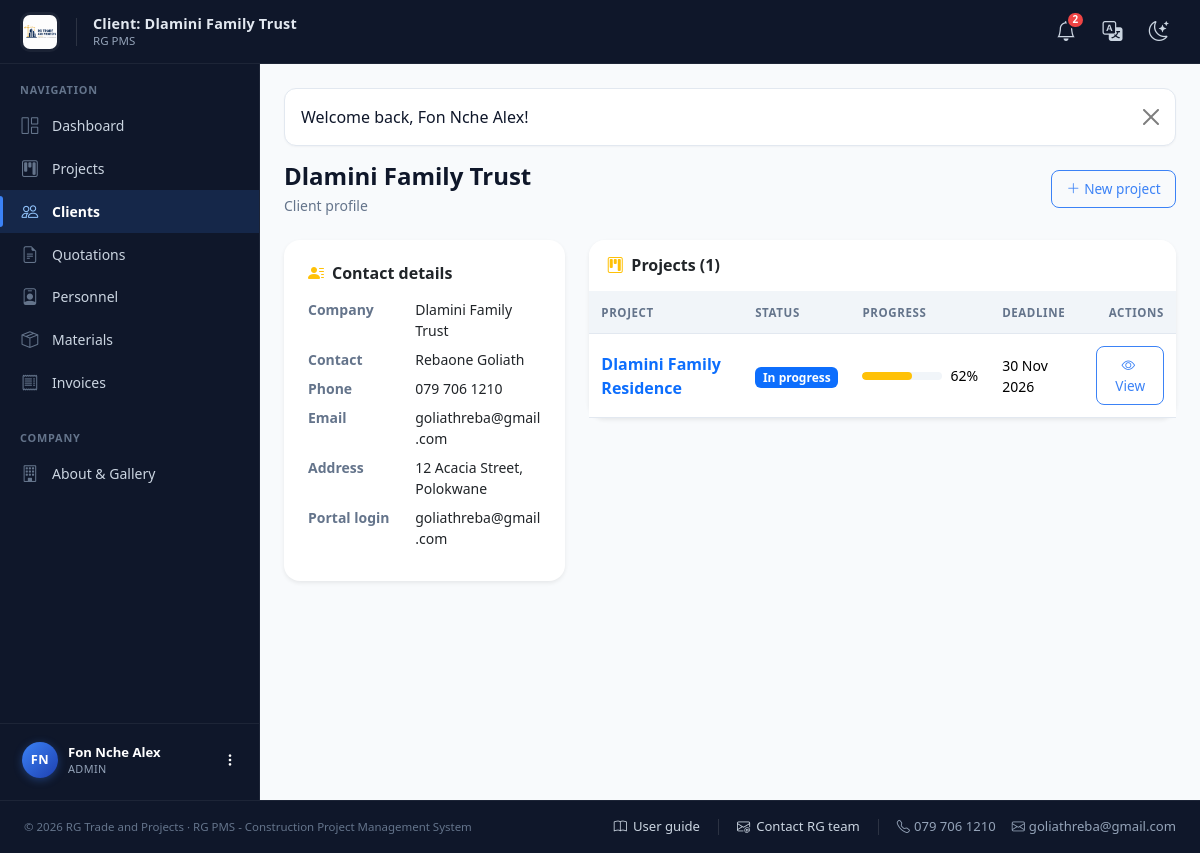
Page /admin/client_view.php?id=1 (signed in) on the committed database.
### tables this page shows
CREATE TABLE users (
  id            INT UNSIGNED NOT NULL AUTO_INCREMENT,
  role_id       TINYINT UNSIGNED NOT NULL,
  full_name     VARCHAR(120) NOT NULL,
  email         VARCHAR(160) NOT NULL UNIQUE,
  phone         VARCHAR(30)  NULL,
  password_hash VARCHAR(255) NOT NULL,
  is_active     TINYINT(1)   NOT NULL DEFAULT 1,
  created_at    DATETIME     NOT NULL DEFAULT CURRENT_TIMESTAMP,
  PRIMARY KEY (id),
  CONSTRAINT fk_users_role FOREIGN KEY (role_id) REFERENCES roles(id)
);

CREATE TABLE roles (
  id          TINYINT UNSIGNED NOT NULL AUTO_INCREMENT,
  name        VARCHAR(50)  NOT NULL UNIQUE,       
  description VARCHAR(255) NULL,
  PRIMARY KEY (id)
);

CREATE TABLE clients (
  id             INT UNSIGNED NOT NULL AUTO_INCREMENT,
  user_id        INT UNSIGNED NULL,                
  company_name   VARCHAR(160) NOT NULL,
  contact_person VARCHAR(120) NOT NULL,
  phone          VARCHAR(30)  NULL,
  email          VARCHAR(160) NULL,
  address        VARCHAR(255) NULL,
  created_at     DATETIME     NOT NULL DEFAULT CURRENT_TIMESTAMP,
  PRIMARY KEY (id),
  CONSTRAINT fk_clients_user FOREIGN KEY (user_id) REFERENCES users(id) ON DELETE SET NULL
);

CREATE TABLE projects (
  id                    INT UNSIGNED NOT NULL AUTO_INCREMENT,
  client_id             INT UNSIGNED NOT NULL,
  project_manager_id    INT UNSIGNED NULL,         
  name                  VARCHAR(160) NOT NULL,
  build_type            VARCHAR(120) NULL,         
  square_meters         DECIMAL(10,2) NULL,
  location              VARCHAR(255) NULL,
  start_date            DATE NULL,
  target_deadline       DATE NULL,
  actual_completion_date DATE NULL,
  status                ENUM('not_yet_commenced','in_progress','delayed','completed') NOT NULL DEFAULT 'not_yet_commenced',
  progress_percent      DECIMAL(5,2) NOT NULL DEFAULT 0,
  budget                DECIMAL(14,2) NOT NULL DEFAULT 0,
  description           TEXT NULL,
  created_at            DATETIME NOT NULL DEFAULT CURRENT_TIMESTAMP,
  PRIMARY KEY (id),
  CONSTRAINT fk_projects_client FOREIGN KEY (client_id) REFERENCES clients(id),
  CONSTRAINT fk_projects_pm FOREIGN KEY (project_manager_id) REFERENCES users(id) ON DELETE SET NULL
);

### admin/client_view.php (the view, shortened to what the rows shown need)
<?php
require_once __DIR__ . '/../includes/layout.php';
require_role('admin');
$id = (int)($_GET['id'] ?? 0);
$stmt = db()->prepare('SELECT c.*, u.email AS login_email FROM clients c LEFT JOIN users u ON u.id = c.user_id WHERE c.id = ?');
$stmt->execute([$id]);
$client = $stmt->fetch();
$projects = db()->prepare('SELECT * FROM projects WHERE client_id = ? ORDER BY created_at DESC');
$projects->execute([$id]);
$projectList = $projects->fetchAll();
page_header('Client: ' . $client['company_name'], 'clients');
page_heading(e($client['company_name']), 'Client profile',
    '<a class="btn btn-outline-brand btn-sm" href="' . BASE_URL . '/admin/project_new.php?client_id=' . $id . '"><i class="bi bi-plus-lg me-1"></i>New project</a>');
?>
<div class="row g-4">
  <div class="col-lg-4">
    <div class="card border-0 shadow-sm rounded-4 mb-4">
      <div class="card-body p-4">
        <dl class="row small mb-0">
          <dt class="col-sm-5 text-muted">Company</dt><dd class="col-sm-7"><?= e($client['company_name']) ?></dd>
          <dt class="col-sm-5 text-muted">Contact</dt><dd class="col-sm-7"><?= e($client['contact_person']) ?></dd>
          <dt class="col-sm-5 text-muted">Phone</dt><dd class="col-sm-7"><?= e($client['phone'] ?? '-') ?></dd>
          <dt class="col-sm-5 text-muted">Email</dt><dd class="col-sm-7"><?= e($client['email'] ?? '-') ?></dd>
          <dt class="col-sm-5 text-muted">Address</dt><dd class="col-sm-7"><?= e($client['address'] ?? '-') ?></dd>
          <dt class="col-sm-5 text-muted">Portal login</dt>
          <dd class="col-sm-7"><?= $client['login_email'] ? e($client['login_email']) : badge('No login', 'secondary') ?></dd>
        </dl>
      </div>
    </div>
  </div>
  <div class="col-lg-8">
    <div class="card border-0 shadow-sm rounded-4">
      <div class="table-responsive">
        <table class="table table-hover align-middle mb-0">
          <thead><tr><th>Project</th><th>Status</th><th>Progress</th><th>Deadline</th><th class="text-end">Actions</th></tr></thead>
          <tbody>
            <?php foreach ($projectList as $p): ?>
            <tr>
              <td><a class="text-decoration-none fw-semibold" href="<?= BASE_URL ?>/admin/project_view.php?id=<?= $p['id'] ?>"><?= e($p['name']) ?></a></td>
              <td><?= project_status_badge(effective_project_status($p)) ?></td>
              <td>
                <div class="d-flex align-items-center gap-2">
                  <div class="progress flex-grow-1" style="min-width:80px"><div class="progress-bar bg-warning" style="width:<?= (float)$p['progress_percent'] ?>%"></div></div>
                  <span class="small"><?= (float)$p['progress_percent'] ?>%</span>
                </div>
              </td>
              <td class="small"><?= nice_date($p['target_deadline']) ?></td>
              <td class="text-end"><a class="btn btn-sm btn-outline-brand" href="<?= BASE_URL ?>/admin/project_view.php?id=<?= $p['id'] ?>"><i class="bi bi-eye me-1"></i>View</a></td>
            </tr>
            <?php endforeach; ?>
          </tbody>
        </table>
      </div>
    </div>
  </div>
</div>
<?php page_footer(); ?>

### includes/layout.php (shortened to what the rows shown need)
<?php
require_once __DIR__ . '/functions.php';
require_once __DIR__ . '/auth.php';
function page_header(string $title, string $active = ''): void {
    $user    = current_user();
    $role    = $user['role_name'] ?? null;
    $unread  = $user ? unread_notification_count((int)$user['id']) : 0;
    $flash   = flash_get();
    $base    = BASE_URL;
    $initials = '';
    if ($user) {
        foreach (preg_split('/\s+/', trim($user['full_name'])) as $part) {
            if ($part !== '') $initials .= strtoupper($part[0]);
        }
        $initials = substr($initials, 0, 2);
    }
    ?>
<!DOCTYPE html>
<html lang="en">
<head>
<link rel="stylesheet" href="<?= $base ?>/assets/vendor/bootstrap.min.css">
<link rel="stylesheet" href="<?= $base ?>/assets/vendor/bootstrap-icons.css">
<link rel="stylesheet" href="<?= $base ?>/assets/css/style.css?v=<?= @filemtime(__DIR__ . '/../assets/css/style.css') ?>">
</head>
<body>
<?php if ($user): ?>
<nav class="app-navbar">
  <div class="navbar-inner">
    <div class="d-flex align-items-center gap-3">
      <a class="navbar-brand" href="<?= $base ?>/index.php">
        <img src="<?= $base ?>/assets/img/logo-full.png" alt="<?= APP_NAME ?>" class="header-logo"
             onerror="this.style.display='none';this.nextElementSibling.style.display='inline-flex';">
      </a>
      <div class="d-none d-md-block lh-1">
        <div class="navbar-page-title"><?= e($title) ?></div>
        <div class="navbar-page-sub mt-1"><?= APP_SYSTEM_NAME ?></div>
      </div>
    </div>
    <div class="d-flex align-items-center gap-1">
      <div class="dropdown">
        <a class="nav-icon-link" href="#" data-bs-toggle="dropdown" aria-expanded="false" title="Notifications">
          <i class="bi bi-bell fs-5"></i>
          <?php if ($unread > 0): ?>
            <span class="badge-dot"><?= $unread > 9 ? '9+' : $unread ?></span>
          <?php endif; ?>
        </a>
      </div>
      <div class="dropdown">
        <a class="nav-icon-link" href="#" data-bs-toggle="dropdown" aria-expanded="false" title="Translate">
          <i class="bi bi-translate fs-5"></i>
        </a>
      </div>
      <button class="nav-icon-link" type="button" id="themeToggle" title="Switch theme" aria-label="Switch theme">
        <i class="bi bi-moon-stars fs-5 icon-light"></i>
      </button>
    </div>
  </div>
</nav>
<div class="app-layout">
  <aside class="app-sidebar" id="appSidebar">
    <div class="sidebar-scroll">
      <div class="sidebar-section-title">Navigation</div>
      <ul class="nav flex-column sidebar-nav">
        <?php if ($role === 'admin'): ?>
          <li class="nav-item"><a class="nav-link <?= $active === 'dashboard' ? 'active' : '' ?>" href="<?= $base ?>/admin/dashboard.php"><i class="bi bi-grid-1x2"></i><span>Dashboard</span></a></li>
          <li class="nav-item"><a class="nav-link <?= $active === 'projects' ? 'active' : '' ?>" href="<?= $base ?>/admin/projects.php"><i class="bi bi-kanban"></i><span>Projects</span></a></li>
          <li class="nav-item"><a class="nav-link <?= $active === 'clients' ? 'active' : '' ?>" href="<?= $base ?>/admin/clients.php"><i class="bi bi-people"></i><span>Clients</span></a></li>
          <li class="nav-item"><a class="nav-link <?= $active === 'quotations' ? 'active' : '' ?>" href="<?= $base ?>/admin/quotations.php"><i class="bi bi-file-earmark-text"></i><span>Quotations</span></a></li>
          <li class="nav-item"><a class="nav-link <?= $active === 'personnel' ? 'active' : '' ?>" href="<?= $base ?>/admin/personnel.php"><i class="bi bi-person-badge"></i><span>Personnel</span></a></li>
          <li class="nav-item"><a class="nav-link <?= $active === 'materials' ? 'active' : '' ?>" href="<?= $base ?>/admin/materials.php"><i class="bi bi-box-seam"></i><span>Materials</span></a></li>
          <li class="nav-item"><a class="nav-link <?= $active === 'invoices' ? 'active' : '' ?>" href="<?= $base ?>/admin/invoices.php"><i class="bi bi-receipt"></i><span>Invoices</span></a></li>
        <?php elseif ($role === 'personnel'): ?>
          <li class="nav-item"><a class="nav-link <?= $active === 'dashboard' ? 'active' : '' ?>" href="<?= $base ?>/personnel/dashboard.php"><i class="bi bi-grid-1x2"></i><span>My Projects</span></a></li>
        <?php elseif ($role === 'client'): ?>
          <li class="nav-item"><a class="nav-link <?= $active === 'dashboard' ? 'active' : '' ?>" href="<?= $base ?>/client/dashboard.php"><i class="bi bi-grid-1x2"></i><span>My Projects</span></a></li>
        <?php endif; ?>
      </ul>
      <?php if ($role === 'admin'): ?>
        <div class="sidebar-section-title mt-3">Company</div>
        <ul class="nav flex-column sidebar-nav">
          <li class="nav-item">
            <a class="nav-link <?= $active === 'home' ? 'active' : '' ?>" href="<?= $base ?>/about.php">
              <i class="bi bi-building"></i><span>About &amp; Gallery</span>
            </a>
          </li>
        </ul>
      <?php endif; ?>
    </div>
    <div class="sidebar-user-wrap">
      <div class="dropdown dropend">
        <a class="sidebar-user" href="#" data-bs-toggle="dropdown" aria-expanded="false">
          <div class="avatar"><?= e($initials ?: 'U') ?></div>
          <div class="user-info">
            <div class="user-name"><?= e($user['full_name']) ?></div>
            <div class="user-role"><?= e($user['role_name']) ?></div>
          </div>
          <i class="bi bi-three-dots-vertical ms-auto small"></i>
        </a>
      </div>
    </div>
  </aside>
  <main class="app-main">
    <div class="container-fluid px-3 px-lg-4 py-4">
      <?php if ($flash): ?>
        <div class="alert alert-<?= e($flash['type']) ?> alert-dismissible fade show" role="alert">
          <?= e($flash['message']) ?>
          <button type="button" class="btn-close" data-bs-dismiss="alert" aria-label="Close"></button>
        </div>
      <?php endif; ?>
<?php endif; ?>
<?php
}
function page_footer(): void {
    $user = current_user();
    ?>
    <?php if ($user): ?>
        </div>
      </main>
    </div>
    <?php else: ?>
        </div>
    </main>
    <?php endif; ?>
</body>
</html>
<?php
}
function page_heading(string $title, string $subtitle, string $actions = ''): void {
    echo '<div class="d-flex flex-wrap justify-content-between align-items-center mb-4 gap-2">';
    echo '<div><h4 class="mb-0 fw-semibold">' . e($title) . '</h4>';
    if ($subtitle) echo '<div class="text-muted small mt-1">' . e($subtitle) . '</div>';
    echo '</div>';
    echo '</div>';
}

### includes/functions.php (shortened to what the rows shown need)
<?php
require_once __DIR__ . '/../config/db.php';
function flash_get(): ?array {
    if (!empty($_SESSION['flash'])) {
        $f = $_SESSION['flash'];
        return $f;
    }
    return null;
}
function unread_notification_count(int $userId): int {
    $stmt = db()->prepare('SELECT COUNT(*) FROM notifications WHERE user_id = ? AND is_read = 0');
    $stmt->execute([$userId]);
    return (int)$stmt->fetchColumn();
}
function nice_date(?string $date): string {
    $ts = strtotime($date);
    return $ts ? date('d M Y', $ts) : '-';
}
function e(?string $value): string {
    return htmlspecialchars((string)$value, ENT_QUOTES, 'UTF-8');
}
function badge(string $text, string $color = 'secondary'): string {
    return '<span class="badge text-bg-' . $color . '">' . e($text) . '</span>';
}
function normalise_project_status(?string $status): string {
    $status = strtolower(trim((string)$status));
    $aliases = [
        'active'            => ['active', 'in_progress', 'in progress', 'ongoing', 'started'],
        'on_hold'           => ['on_hold', 'on hold', 'paused', 'suspended'],
        'not_yet_commenced' => ['not_yet_commenced', 'not yet commenced', 'pending', 'planning', 'new'],
        'delayed'           => ['delayed', 'overdue', 'late'],
        'completed'         => ['completed', 'complete', 'done', 'finished', 'closed'],
        'cancelled'         => ['cancelled', 'canceled', 'void', 'abandoned'],
    ];
    foreach ($aliases as $canonical => $list) {
        if (in_array($status, $list, true)) return $canonical;
    }
    return $status === '' ? 'active' : $status;
}
function project_status_badge(string $status): string {
    $canonical = normalise_project_status($status);
    $map = [
        'not_yet_commenced' => ['Not yet commenced', 'secondary'],
        'active'            => ['In progress',       'primary'],
        'in_progress'       => ['In progress',       'primary'],
        'on_hold'           => ['On hold',           'warning'],
        'delayed'           => ['Delayed',           'danger'],
        'completed'         => ['Completed',         'success'],
        'cancelled'         => ['Cancelled',         'dark'],
    ];
    [$label, $color] = $map[$canonical] ?? [ucfirst($status ?: 'Unknown'), 'secondary'];
    return badge($label, $color);
}
function effective_project_status(array $project): string {
    $canonical = normalise_project_status($project['status'] ?? 'active');
    return $canonical;
}

### rows in the picture
users: full_name "Fon Nche Alex", role.name "ADMIN"
clients: company_name "Dlamini Family Trust", contact_person "Rebaone Goliath", phone "079 706 1210", email "goliathreba@gmail.com", address "12 Acacia Street, Polokwane", user.email "goliathreba@gmail.com"
projects: name "Dlamini Family Residence", progress_percent "62", target_deadline "30 Nov 2026"

### other values in the picture
$title "Client: Dlamini Family Trust"
APP_SYSTEM_NAME "RG PMS"
$unread "2"
$initials ?: 'U' "FN"
$flash['message'] "Welcome back, Fon Nche Alex!"
$subtitle "Client profile"
$actions "New project"
count($projectList) "1"
APP_NAME "RG Trade and Projects"
COMPANY_PHONE "079 706 1210"
COMPANY_EMAIL "goliathreba@gmail.com"
